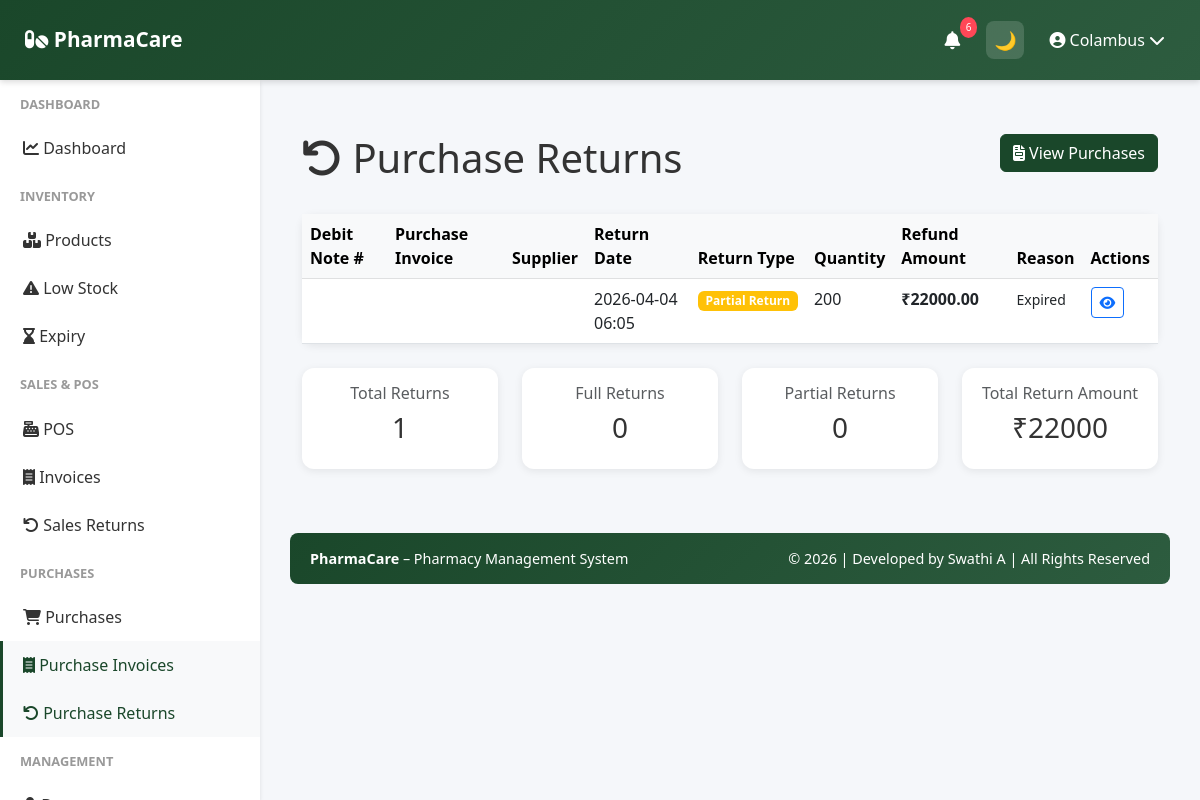
The app's page /purchases/returns (signed in) with its own data.
### app/models.py (models this page shows, shortened)
class User(UserMixin, db.Model):
    __tablename__ = 'user'
    id = db.Column(db.Integer, primary_key=True)
    company_id = db.Column(db.Integer, db.ForeignKey('company.id'), nullable=False)
    role = db.Column(db.String(20), default='manager')
    username = db.Column(db.String(255), unique=True, nullable=False)
    password_hash = db.Column(db.String(255), nullable=False)
    is_active = db.Column(db.Boolean, default=True)
    last_login = db.Column(db.DateTime)
    created_date = db.Column(db.DateTime, default=datetime.utcnow)
    updated_date = db.Column(db.DateTime, default=datetime.utcnow, onupdate=datetime.utcnow)
    company = db.relationship('Company', back_populates='user')

class PurchaseReturn(db.Model):
    __tablename__ = 'purchase_return'
    id = db.Column(db.Integer, primary_key=True)
    purchase_id = db.Column(db.Integer, db.ForeignKey('purchase.id'), nullable=False)
    return_date = db.Column(db.DateTime, default=datetime.utcnow)
    product_id = db.Column(db.Integer, db.ForeignKey('product.id'))
    batch_number = db.Column(db.String(100))
    quantity = db.Column(db.Integer, nullable=False)
    reason = db.Column(db.String(255))
    credit_amount = db.Column(db.Float, nullable=False)
    purchase = db.relationship('Purchase', back_populates='returns')

### app/routes/purchases.py (the view)
@purchases_bp.route('/returns')
@login_required
@require_roles('owner')
def returns_list():
    company_id = current_user.company_id
    returns = db.session.query(PurchaseReturn).join(Purchase).filter(
        Purchase.company_id == company_id
    ).order_by(PurchaseReturn.return_date.desc()).all()
    return render_template('purchases/returns_list.html', returns=returns)

### app/utils.py (called while the page is built)
def require_roles(*roles):
    def decorator(f):
        @wraps(f)
        def wrapped(*args, **kwargs):
            if not current_user.is_authenticated:
                return redirect(url_for('auth.login'))
            if current_user.role not in roles:
                return redirect(url_for('auth.access_denied'))
            return f(*args, **kwargs)
        return wrapped
    return decorator

### app/templates/purchases/returns_list.html (shortened to what this page needs)
{% extends "base.html" %}
{% block content %}
<div class="container-fluid py-4">
    <div class="row mb-4">
        <div class="col-md-8">
            <h1><i class="fas fa-undo"></i> Purchase Returns</h1>
        </div>
        <div class="col-md-4 text-end">
            <a href="{{ url_for('purchases.purchases_list') }}" class="btn btn-primary">
                <i class="fas fa-file-invoice"></i> View Purchases
            </a>
        </div>
    </div>
    <div class="card">
        <div class="table-responsive">
            <table class="table table-hover mb-0">
                <thead class="table-light">
                    <tr>
                        <th>Debit Note #</th>
                        <th>Purchase Invoice</th>
                        <th>Supplier</th>
                        <th>Return Date</th>
                        <th>Return Type</th>
                        <th>Quantity</th>
                        <th>Refund Amount</th>
                        <th>Reason</th>
                        <th>Actions</th>
                    </tr>
                </thead>
                <tbody>
                    {% if returns %}
                        {% for return in returns %}
                        <tr>
                            <td>
                            </td>
                            <td>
                            </td>
                            <td>{{ return.purchase.supplier.name }}</td>
                            <td>{{ return.return_date.strftime('%Y-%m-%d %H:%M') }}</td>
                            <td>
                                <span class="badge bg-{{ 'danger' if return.is_full_return else 'warning' }}">
                                    {{ 'Full Return' if return.is_full_return else 'Partial Return' }}
                                </span>
                            </td>
                            <td>{{ return.quantity }}</td>
                            <td>
                                <strong>₹{{ "%.2f"|format(return.credit_amount) }}</strong>
                            </td>
                            <td>
                                <small>{{ return.reason }}</small>
                            </td>
                            <td>
                                <div class="btn-group btn-group-sm" role="group">
                                    <a href="{{ url_for('purchases.purchase_detail', purchase_id=return.purchase_id) }}"
                                       class="btn btn-outline-primary"
                                       title="View Purchase">
                                        <i class="fas fa-eye"></i>
                                    </a>
                                </div>
                            </td>
                        </tr>
                        {% endfor %}
                    {% else %}
                    <tr>
                        <td colspan="9" class="text-center py-4 text-muted">
                            No purchase returns yet.
                        </td>
                    </tr>
                    {% endif %}
                </tbody>
            </table>
        </div>
    </div>
    {% if returns %}
    <div class="row mt-4">
        <div class="col-md-3">
            <div class="card text-center">
                <div class="card-body">
                    <h6 class="text-muted">Total Returns</h6>
                    <h3>{{ returns|length }}</h3>
                </div>
            </div>
        </div>
        <div class="col-md-3">
            <div class="card text-center">
                <div class="card-body">
                    <h6 class="text-muted">Full Returns</h6>
                    <h3>{{ returns|selectattr('is_full_return','equalto',True)|list|length }}</h3>
                </div>
            </div>
        </div>
        <div class="col-md-3">
            <div class="card text-center">
                <div class="card-body">
                    <h6 class="text-muted">Partial Returns</h6>
                    <h3>{{ returns|selectattr('is_full_return','equalto',False)|list|length }}</h3>
                </div>
            </div>
        </div>
        <div class="col-md-3">
            <div class="card text-center">
                <div class="card-body">
                    <h6 class="text-muted">Total Return Amount</h6>
                    <h3>₹{{ "%.0f"|format(returns|map(attribute='credit_amount')|sum) }}</h3>
                </div>
            </div>
        </div>
    </div>
    {% endif %}
</div>
{% endblock %}

### app/templates/base.html (shortened to what this page needs)
<!doctype html>
<html lang="en" data-theme="light">
  <head>
    <link
      href="https://cdn.jsdelivr.net/npm/bootstrap@5.3.0/dist/css/bootstrap.min.css"
      rel="stylesheet"
    />
    <link
      rel="stylesheet"
      href="https://cdnjs.cloudflare.com/ajax/libs/font-awesome/6.4.0/css/all.min.css"
    />
  </head>
  <body>
   <nav class="navbar">
  <a class="navbar-brand" href="{{ url_for('dashboard.dashboard') }}">
    <i class="fas fa-pills"></i> PharmaCare
  </a>
  <div class="navbar-right">
    <div class="nav-icon dropdown">
      <a href="#" data-bs-toggle="dropdown">
        <i class="fas fa-bell"></i>
        <span id="alert-badge" class="notification-badge">3</span>
      </a>
    </div>
    <button id="themeToggle" class="nav-icon">
      🌙
    </button>
    <div class="user-menu-navbar dropdown">
      <a href="#" data-bs-toggle="dropdown">
        <i class="fas fa-user-circle"></i>
        {{ current_user.username }}
        <i class="fas fa-chevron-down"></i>
      </a>
    </div>
  </div>
</nav>
    {% if current_user.is_authenticated %}
    <div class="sidebar">
      <nav class="nav flex-column">
        {% if current_user.company and current_user.company.company_name ==
        'Platform Admin' %}
        <div class="nav-section-title">Admin</div>
        <a
          class="nav-link {% if 'admin/companies' in request.path %}active{% endif %}"
          href="{{ url_for('admin.companies_list') }}"
        >
          <i class="fas fa-building"></i> Companies
        </a>
        <a class="nav-link" href="{{ url_for('auth.profile') }}">
          <i class="fas fa-cog"></i> Settings
        </a>
        {% else %}
        <div class="nav-section-title">Dashboard</div>
        <a
          class="nav-link {% if request.endpoint == 'dashboard.dashboard' %}active{% endif %}"
          href="{{ url_for('dashboard.dashboard') }}"
        >
          <i class="fas fa-chart-line"></i> Dashboard
        </a>
        <div class="nav-section-title">Inventory</div>
        <a
          class="nav-link {% if 'inventory' in request.path %}active{% endif %}"
          href="{{ url_for('inventory.products_list') }}"
        >
          <i class="fas fa-boxes"></i> Products
        </a>
        <a
          class="nav-link {% if request.endpoint == 'inventory.low_stock_report' %}active{% endif %}"
          href="{{ url_for('inventory.low_stock_report') }}"
        >
          <i class="fas fa-exclamation-triangle"></i> Low Stock
        </a>
        <a
          class="nav-link {% if request.endpoint == 'inventory.expiry_report' %}active{% endif %}"
          href="{{ url_for('inventory.expiry_report') }}"
        >
          <i class="fas fa-hourglass-end"></i> Expiry
        </a>
        <div class="nav-section-title">Sales & POS</div>
        <a
          class="nav-link {% if request.endpoint == 'sales.pos' %}active{% endif %}"
          href="{{ url_for('sales.pos') }}"
        >
          <i class="fas fa-cash-register"></i> POS
        </a>
        <a
          class="nav-link {% if 'invoices' in request.path %}active{% endif %}"
          href="{{ url_for('sales.invoices_list') }}"
        >
          <i class="fas fa-receipt"></i> Invoices
        </a>
        <a
          class="nav-link {% if request.endpoint == 'sales.sales_returns_list' %}active{% endif %}"
          href="{{ url_for('sales.sales_returns_list') }}"
        >
          <i class="fas fa-undo"></i> Sales Returns
        </a>
<div class="nav-section-title">Purchases</div>
<a
  class="nav-link {% if request.endpoint == 'purchases.purchases_list' %}active{% endif %}"
  href="{{ url_for('purchases.purchases_list') }}"
>
  <i class="fas fa-shopping-cart"></i> Purchases
</a>
<a
  class="nav-link {% if 'purchases' in request.path %}active{% endif %}"
  href="{{ url_for('purchases.purchases_list') }}"
>
  <i class="fas fa-receipt"></i> Purchase Invoices
</a>
<a
  class="nav-link {% if request.endpoint == 'purchases.returns_list' %}active{% endif %}"
  href="{{ url_for('purchases.returns_list') }}"
>
  <i class="fas fa-undo"></i> Purchase Returns
</a>
        <div class="nav-section-title">Management</div>
        <a
          class="nav-link {% if 'doctors' in request.path %}active{% endif %}"
          href="{{ url_for('doctors.doctors_list') }}"
        >
        </a>
        {% endif %}
      </nav>
    </div>
    {% endif %}
    <div
      class="{% if current_user.is_authenticated %}main-content{% else %}auth-page{% endif %}"
    >
       {% block content %}{% endblock %}
      <footer class="footer text-center">
        <div class="row">
          <div class="col-md-6 text-md-start">
            <strong>PharmaCare</strong> – Pharmacy Management System
          </div>
          <div class="col-md-6 text-md-end">
            © 2026 | Developed by Swathi A | All Rights Reserved
          </div>
        </div>
      </footer>
    </div>
  </body>
</html>

### app/templates/base.html (style rules this page uses)
:root { --primary-color: #1a472a; --secondary-color: #2d5c3f; --danger-color: #dc3545; --success-color: #28a745; --warning-color: #ffc107; --info-color: #17a2b8; --bg-color: #f5f7fa; --text-color: #333; --card-bg: #ffffff; --sidebar-bg: #ffffff; }
body { font-family: "Segoe UI", Tahoma, Geneva, Verdana, sans-serif; background: var(--bg-color); color: var(--text-color); }
.navbar { background: linear-gradient(135deg,var(--primary-color),var(--secondary-color)); box-shadow:0 2px 6px rgba(0,0,0,0.15); position:fixed; top:0; left:0; width:100%; height: 80px; z-index:1000; display:flex; align-items:center; justify-content:space-between; padding:0 25px; }
.navbar-brand { font-weight:600; font-size:1.3rem; }
.navbar-right { display:flex; align-items:center; gap:15px; }
.nav-icon { width:38px; height:38px; display:flex; align-items:center; justify-content:center; border-radius:8px; color:#fff; font-size:18px; cursor:pointer; position:relative; transition:all 0.25s ease; }
.navbar a { color:white !important; text-decoration:none; }
#themeToggle { border:none; background:rgba(255,255,255,0.15); width:38px; height:38px; border-radius:8px; display:flex; align-items:center; justify-content:center; font-size:18px; cursor:pointer; }
.navbar .fa-bell { color:white; }
.notification-badge { position:absolute; top:-4px; right:-6px; background:#ff4757; color:white; font-size:10px; padding:3px 6px; border-radius:50%; }
.user-menu-navbar { display:flex; align-items:center; gap:8px; color:white; font-weight:500; cursor:pointer; padding:6px 10px; border-radius:8px; transition:all 0.25s ease; }
.sidebar { background: var(--sidebar-bg); box-shadow:0 2px 4px rgba(0,0,0,0.1); position:fixed; top:80px; left:0; bottom:0; width:260px; overflow-y:auto; }
.sidebar .nav-link { color:var(--text-color); padding:12px 20px; border-left:3px solid transparent; transition:.3s; }
.sidebar .nav-link:hover, .sidebar .nav-link.active { background:#f8f9fa; border-left-color:var(--primary-color); color:var(--primary-color); }
.sidebar .nav-section-title { font-size:.8rem; font-weight:600; color:#999; text-transform:uppercase; padding:15px 20px 10px; }
.main-content { margin-left:260px; margin-top:80px; padding:30px; }
.card, .stat-card { background:var(--card-bg); color:var(--text-color); border:none; border-radius:12px; box-shadow:0 2px 8px rgba(0,0,0,0.08); }
.btn-primary { background:var(--primary-color); border-color:var(--primary-color); }
.footer { background:linear-gradient(135deg,var(--primary-color),var(--secondary-color)); color:#fff; padding:15px 20px; margin-top:40px; border-radius:8px; font-size:.9rem; }

### records on screen
User: username "Colambus"
PurchaseReturn: return_date "2026-04-04 06:05", is_full_return "Partial Return", quantity "200", credit_amount "22000.00", reason "Expired"

### other values on screen
{{ returns|length }} "1"
{{ returns|selectattr('is_full_return','equalto',True)|list|length }} "0"
{{ returns|selectattr('is_full_return','equalto',False)|list|length }} "0"
{{ "%.0f"|format(returns|map(attribute='credit_amount')|sum) }} "22000"
